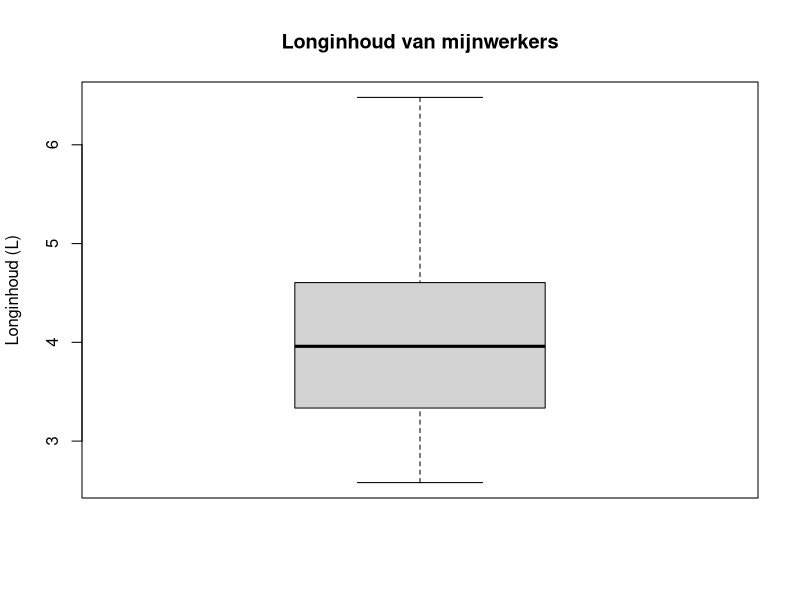
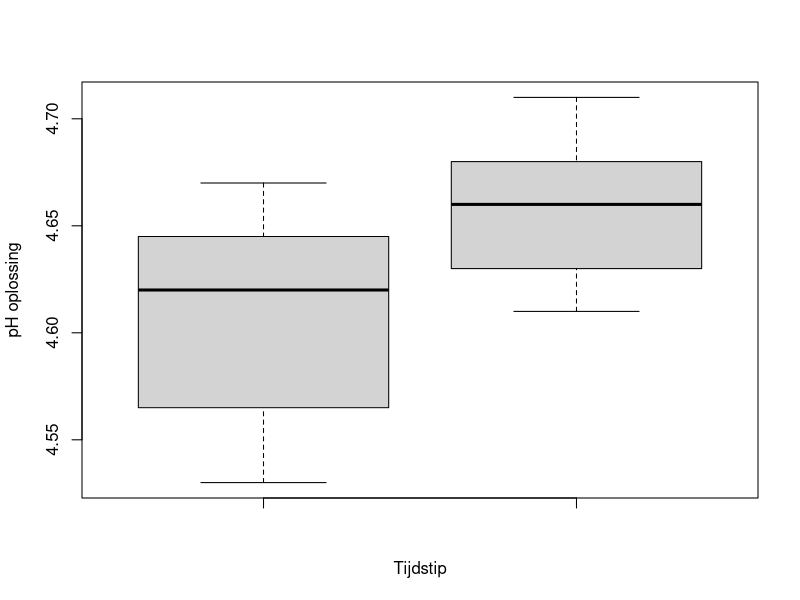
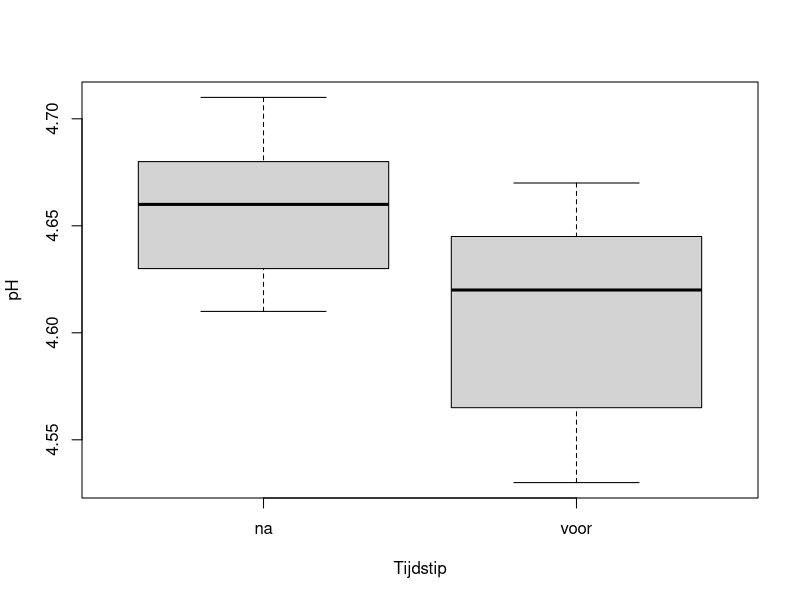
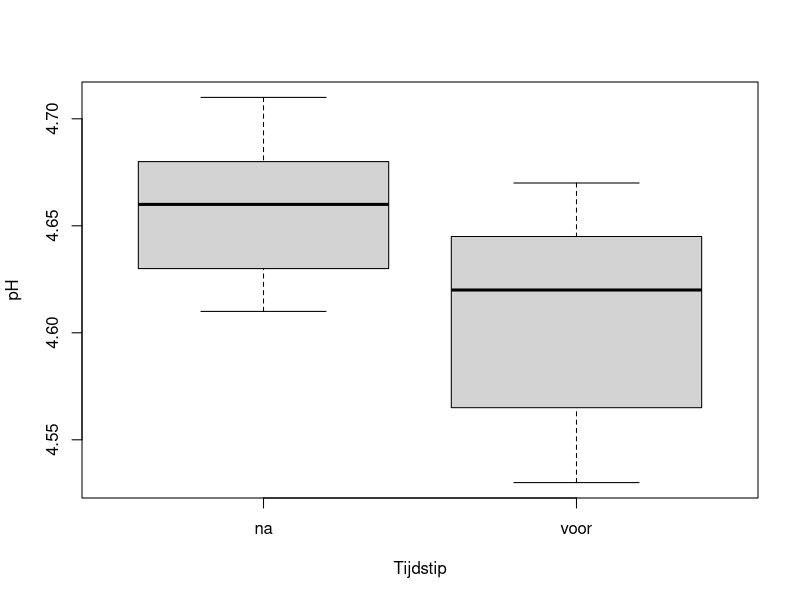
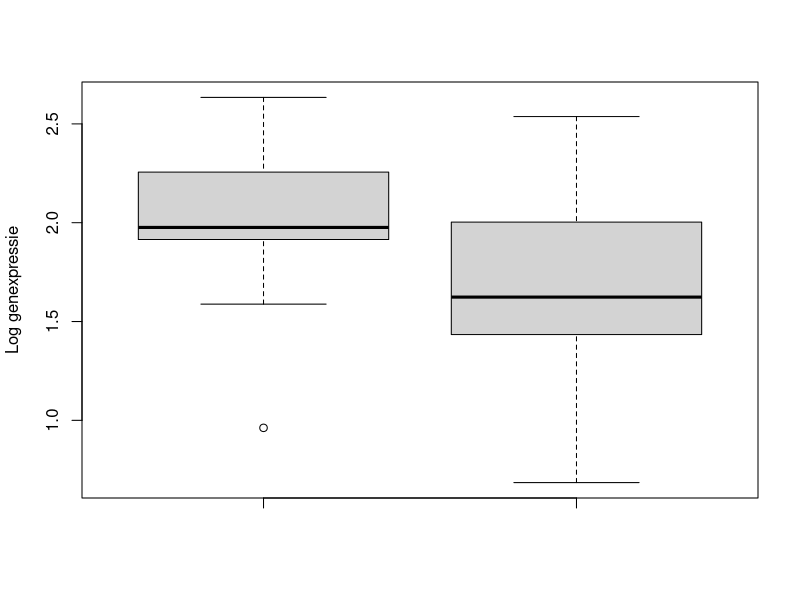
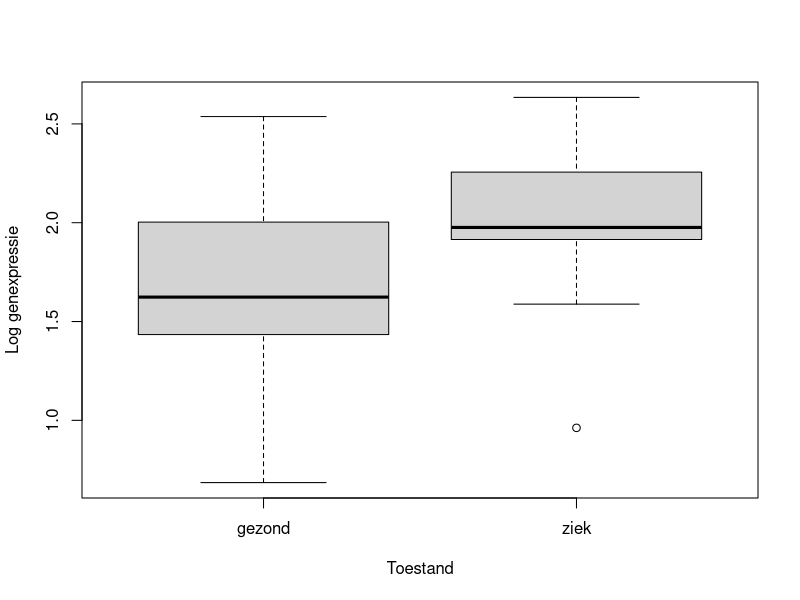
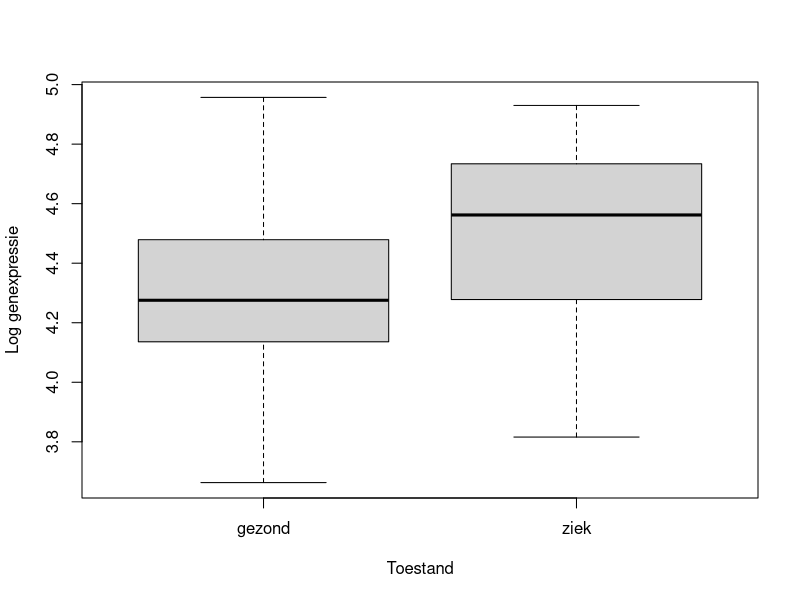
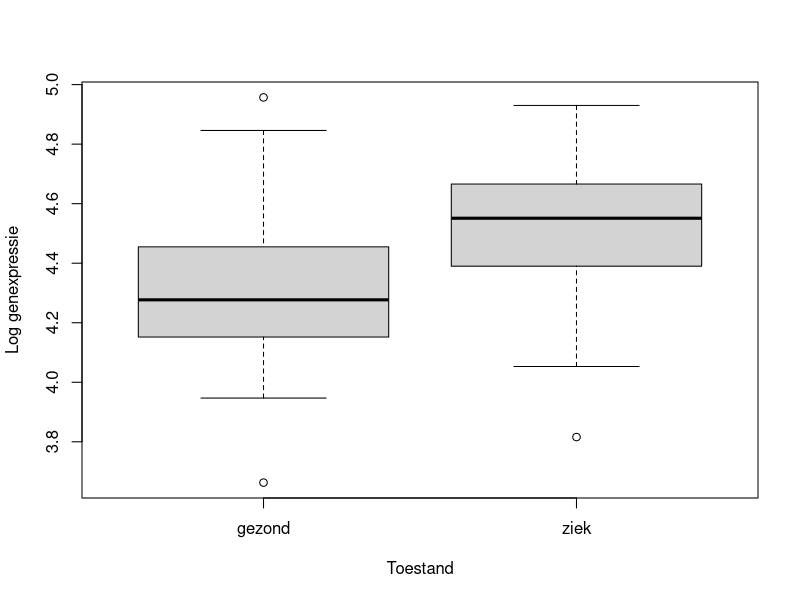

Here is the R script that generated these plots, in order:
## ---- chunk 1
knitr::opts_chunk$set(echo = TRUE)
## ---- chunk 2
y <- c(3.51, 2.66, 3.12, 4.56, 3.77, 4.69, 2.88, 4.05, 5.12, 2.58, 
       4.32, 3.57, 3.96, 5.04, 2.97, 4.22, 3.49, 3.58, 4.65, 6.48, 
       5.12, 4.24, 3.18)
## ---- chunk 3
boxplot(y, ylab="Longinhoud (L)", main="Longinhoud van mijnwerkers")
## ---- chunk 4
res <- t.test(y, mu=4.5, alternative = "less")
res
## ---- chunk 5
d <- abs(res$statistic/sqrt(length(y)))
d
## ---- chunk 6
y.voor <- c(4.54, 4.67, 4.53, 4.59, 4.64, 4.62, 4.65)
y.na <- c(4.67, 4.61, 4.68, 4.71, 4.65, 4.63)
## ---- chunk 7
boxplot(y.voor, y.na, ylab = "pH oplossing", xlab = "Tijdstip")
## ---- chunk 8
t.test(y.voor, y.na)
## ---- chunk 9
t.test(y.voor, y.na, alternative = "less")
## ---- chunk 10
t.test(y.voor, y.na, alternative = "greater")
## ---- chunk 11
res <- t.test(y.voor, y.na)
t <- res$statistic 
n.1 <- length(y.voor) 
n.2 <- length(y.na) 
d <- abs(t)*sqrt(1/n.1 + 1/n.2) 
names(d) <- "Cohen's d.av"
cat("Effectsterkte d.av = ",d,"\n")
## ---- chunk 12
pH <- c(y.voor, y.na)
group <- c(rep("voor", length(y.voor)), 
           rep("na", length(y.na))) 
pH.data <- data.frame(pH = pH,
                      groep = group)
## ---- chunk 13
str(group)
## ---- chunk 14
pH.data$pH
## ---- chunk 15
pH.data$groep
## ---- chunk 16
str(pH.data$groep)
## ---- chunk 17
boxplot(pH.data$pH ~ pH.data$groep, ylab = "pH", xlab = "Tijdstip")
## ---- chunk 18
boxplot(pH ~ groep, data = pH.data, ylab = "pH", xlab = "Tijdstip")
## ---- chunk 19
t.test(pH ~ groep, data = pH.data, alternative = "two.sided")
## ---- chunk 20
pH.data$groep
## ---- chunk 21
t.test(pH ~ groep, data = pH.data, alternative = "greater")
## ---- chunk 22
t.test(pH ~ groep, data = pH.data, alternative = "less")
## ---- chunk 23
pH.data$groep <- factor(pH.data$groep, levels=c("voor","na"))
pH.data$groep
## ---- chunk 24
y.ziek <- c(1.942, 1.893, 2.313, 2.340, 2.178, 2.300, 2.212, 1.908, 0.962, 1.922, 1.927, 
            1.976, 2.137, 1.588, 2.634)
y.gezond <- c(1.434, 2.448, 2.003, 2.453, 1.721, 1.701, 1.593, 1.549, 1.654, 2.043, 1.563,
              0.926, 0.685, 1.494, 2.537, 1.181, 1.021, 1.734)
## ---- chunk 25
boxplot(y.ziek, y.gezond, ylab="Log genexpressie")
## ---- chunk 26
y <- c(y.ziek, y.gezond)
g <- factor(c(rep("ziek", length(y.ziek)), 
       rep("gezond", length(y.gezond))))
boxplot(y ~ g, xlab = "Toestand", ylab = "Log genexpressie")

## ---- chunk 27
t.test(y.ziek, y.gezond)
## ---- chunk 28
t.test(y ~ g)
## ---- chunk 29
res <- t.test(y.ziek, y.gezond)
t <- res$statistic 
n.1 <- length(y.ziek) 
n.2 <- length(y.gezond) 
d.av <- abs(t)*sqrt(1/n.1 + 1/n.2) 
names(d.av) <- "Cohen's d.av"
cat("Effectsterkte Cohen's d.av = ",d.av,"\n")
## ---- chunk 30
y.ziek <- c(4.439, 4.457, 4.076, 4.396, 4.278, 3.816, 4.110, 4.930, 4.734, 4.573, 4.609, 
            4.787, 4.551, 4.820, 4.053, 4.648, 4.884, 4.666)
y.gezond <- c(4.846, 4.455, 4.136, 4.201, 4.217, 4.100, 3.663, 4.152, 4.425, 4.274, 3.947,
              4.957, 4.309, 4.111, 4.277, 4.479, 4.759, 4.650)
## ---- chunk 31
y <- c(y.ziek, y.gezond)
g <- factor(c(rep("ziek", length(y.ziek)), 
       rep("gezond", length(y.gezond))))
boxplot(y ~ g, xlab = "Toestand", ylab = "Log genexpressie")
## ---- chunk 32
t.test(y ~ g, alternative = "less")
## ---- chunk 33
res <- t.test(y ~ g, alternative = "less")
t <- res$statistic 
n.1 <- length(y.ziek) 
n.2 <- length(y.gezond) 
d.av <- abs(t)*sqrt(1/n.1 + 1/n.2)
names(d.av) <- "Cohen's d.av"
cat("Effectsterkte Cohen's d.av = ",d.av,"\n")
## ---- chunk 34
y.ziek <- c(4.439, 4.457, 4.076, 4.396, 4.278, 3.816, 4.110, 4.930, 4.734, 4.573, 4.609, 
            4.787, 4.551, 4.820, 4.053, 4.648, 4.884, 4.666, 4.490, 4.390, 4.590)
y.gezond <- c(4.846, 4.455, 4.136, 4.201, 4.217, 4.100, 3.663, 4.152, 4.425, 4.274, 3.947,
              4.957, 4.309, 4.111, 4.277, 4.479, 4.759, 4.650, 4.212, 4.421, 4.332)
## ---- chunk 35
y <- c(y.ziek, y.gezond)
g <- factor(c(rep("ziek", length(y.ziek)), 
       rep("gezond", length(y.gezond))))
boxplot(y ~ g, xlab = "Toestand", ylab = "Log genexpressie")
n.1 <- length(y.ziek)
n.2 <- length(y.gezond)
cat("n.ziek = ",n.1," n.gezond = ",n.2,"\n")
## ---- chunk 36
t.test(y ~ g, alternative = "less")
## ---- chunk 37
res <- t.test(y ~ g, alternative = "less")
t <- res$statistic 
n.1 <- length(y.ziek) 
n.2 <- length(y.gezond) 
d.av <- abs(t)*sqrt(1/n.1 + 1/n.2)
names(d.av) <- "Cohen's d.av"
cat("Effectsterkte Cohen's d.av = ",d.av,"\n")
## ---- chunk 38
y.20 <- c(13, 12, 15, 14, 15, 12, 16, 17, 11, 13)
y.30 <- c(8, 12, 9, 11, 14, 9, 13, 16)
## ---- chunk 39
y <- c(y.20, y.30)
g <- factor(c(rep("20 oC", length(y.20)),
              rep("30 oc", length(y.30))))
boxplot(y ~ g, xlab = "Temperatuur", ylab = "Ouderdom (jaar)")
## ---- chunk 40
str(g)
## ---- chunk 41
test <- t.test(y ~ g, alternative = "greater")
test
## ---- chunk 42
t <- test$statistic
n.1 <- length(y.20)
n.2 <- length(y.30)
d.av <- t*sqrt(1/n.1 + 1/n.2)
names(d.av) <- "Cohen's d"
cat("Effectsterkte: d.av = ",d.av,"\n")
## ---- chunk 43
OneSampleT <- function(y, mu){
  res <- t.test(y, mu=mu)
  p.value <- res$p.value
  n <- length(y)
  t.value <- res$statistic
  d.value <- t.value/sqrt(n)
  a <- list()
  a[[1]] <- p.value
  a[[2]] <- d.value
  names(a) <- c("p.value", "d.value")
  return(a)
}
## ---- chunk 44
y <- c(10.8, 10.6, 10.5, 10.7, 10.4, 10.7, 10.6, 10.2, 10.6, 10.6, 
       10.7, 10.4, 10.9, 10.7, 10.5, 10.7, 10.6, 10.9, 10.4, 10.7, 
       10.6, 10.7, 10.6, 10.2, 10.6, 10.5, 10.5, 10.5, 10.4, 10.9, 
       10.6, 10.5, 10.6, 10.6, 10.7, 10.6, 10.7, 10.4, 10.5, 10.6)
## ---- chunk 45
res <- OneSampleT(y, mu = 10.5)
cat("p.value = ",res$p.value," d.value = ",res$d.value)
## ---- chunk 46
getwd()
setwd("F:/Hanze/ILST/vakken/kwartaal 07/Statistiek 3 BIN/lessen/2020-2021/Les 04 - Welch t-toetsen")
myData <- read.table(file = "Kinderen_v1.txt", header = T, sep = "\t")
head(myData)
str(myData)
myData
## ---- chunk 47
myData$Breedtegraad <- factor(myData$Breedtegraad, levels = c("W", "O"))
str(myData)
## ---- chunk 48
boxplot(KinderenPerVrouw ~ Hoogtegraad, data = myData, 
        xlab = "Hoogtegraad", ylab = "Kinderen per vrouw")
res <- t.test(KinderenPerVrouw ~ Hoogtegraad, data = myData)
res
n.1 <- sum(myData$Hoogtegraad == "N")
n.2 <- sum(myData$Hoogtegraad == "Z")
d.av <- abs(res$statistic)*sqrt(1/n.1 + 1/n.2)
names(d.av) <- "Cohen's d.av"
cat("Effectsterkte: d.av = ",d.av,"\n")
## ---- chunk 49
boxplot(KinderenPerVrouw ~ Breedtegraad, data = myData, 
        xlab = "Breedtegraad", ylab = "Kinderen per vrouw")
res <- t.test(KinderenPerVrouw ~ Breedtegraad, data = myData)
res
n.1 <- sum(myData$Breedtegraad == "W")
n.2 <- sum(myData$Breedtegraad == "O")
d.av <- abs(res$statistic)*sqrt(1/n.1 + 1/n.2)
names(d.av) <- "Cohen's d.av"
cat("Effectsterkte: d.av = ",d.av,"\n")
## ---- chunk 50
myTwoSampleTTest <- function(y, x){
  res <- t.test(y ~ x)
  pValue <- res$p.value
  n.1 <- sum(x == levels(x)[[1]])
  n.2 <- sum(x == levels(x)[[2]])
  d.av <- abs(res$statistic)*sqrt(1/n.1 + 1/n.2)
  a <- c()
  a[[1]] <- pValue
  a[[2]] <- d.av
  names(a) <- c("p.value", "d.av")
  return(a)
}
## ---- chunk 51
myTwoSampleTTest(myData$KinderenPerVrouw, myData$Hoogtegraad)
## ---- chunk 52
myTwoSampleTTest(myData$KinderenPerVrouw, myData$Breedtegraad)
## ---- chunk 53
tapply(myData$KinderenPerVrouw, myData$Hoogtegraad, mean)
## ---- chunk 54
tapply(myData$KinderenPerVrouw, myData$Breedtegraad, mean)
